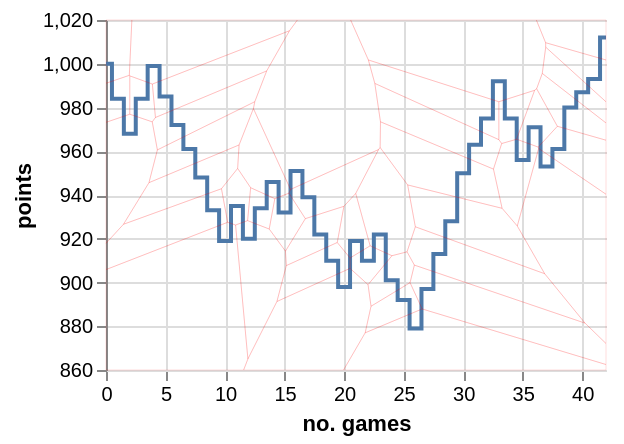

Describe this chart as a Vega-Lite specification.
### Vega specification from a JSON file in a GitHub repository (floating-point values rounded to 4 significant figures)
{"$schema": "https://vega.github.io/schema/vega/v3.json", "axes": [{"grid": true, "orient": "bottom", "scale": "xscale", "title": "no. games"}, {"grid": true, "orient": "left", "scale": "yscale", "title": "points"}], "signals": [{"name": "hover", "value": null, "on": [{"events": "@points_voronoi:mouseover", "update": "datum"}, {"events": "@points_voronoi:mouseout", "update": "null"}]}], "data": [{"name": "table", "values": [{"ELO": 1000, "c": 1, "match": 0}, {"ELO": 984, "c": 1, "match": 1}, {"ELO": 968, "c": 1, "match": 2}, {"ELO": 984, "c": 1, "match": 3}, {"ELO": 999, "c": 1, "match": 4}, {"ELO": 985, "c": 1, "match": 5}, {"ELO": 972, "c": 1, "match": 6}, {"ELO": 961, "c": 1, "match": 7}, {"ELO": 948, "c": 1, "match": 8}, {"ELO": 933, "c": 1, "match": 9}, {"ELO": 919, "c": 1, "match": 10}, {"ELO": 935, "c": 1, "match": 11}, {"ELO": 920, "c": 1, "match": 12}, {"ELO": 934, "c": 1, "match": 13}, {"ELO": 946, "c": 1, "match": 14}, {"ELO": 932, "c": 1, "match": 15}, {"ELO": 951, "c": 1, "match": 16}, {"ELO": 939, "c": 1, "match": 17}, {"ELO": 922, "c": 1, "match": 18}, {"ELO": 910, "c": 1, "match": 19}, {"ELO": 898, "c": 1, "match": 20}, {"ELO": 919, "c": 1, "match": 21}, {"ELO": 910, "c": 1, "match": 22}, {"ELO": 922, "c": 1, "match": 23}, {"ELO": 901, "c": 1, "match": 24}, {"ELO": 892, "c": 1, "match": 25}, {"ELO": 879, "c": 1, "match": 26}, {"ELO": 897, "c": 1, "match": 27}, {"ELO": 913, "c": 1, "match": 28}, {"ELO": 928, "c": 1, "match": 29}, {"ELO": 950, "c": 1, "match": 30}, {"ELO": 963, "c": 1, "match": 31}, {"ELO": 975, "c": 1, "match": 32}, {"ELO": 992, "c": 1, "match": 33}, {"ELO": 975, "c": 1, "match": 34}, {"ELO": 956, "c": 1, "match": 35}, {"ELO": 971, "c": 1, "match": 36}, {"ELO": 953, "c": 1, "match": 37}, {"ELO": 961, "c": 1, "match": 38}, {"ELO": 980, "c": 1, "match": 39}, {"ELO": 987, "c": 1, "match": 40}, {"ELO": 993, "c": 1, "match": 41}, {"ELO": 1012, "c": 1, "match": 42}]}, {"name": "highlightedPoint", "source": "table", "transform": [{"type": "filter", "expr": "hover && hover.datum.match === datum.match && hover.datum.ELO === datum.ELO"}]}], "height": 175, "marks": [{"from": {"facet": {"data": "table", "groupby": "c", "name": "series"}}, "marks": [{"encode": {"update": {"stroke": {"field": "c", "scale": "color"}, "strokeWidth": {"value": 2}, "x": {"field": "match", "scale": "xscale"}, "y": {"field": "ELO", "scale": "yscale"}, "fillOpacity": {"value": 1}, "interpolate": {"value": "step"}}}, "from": {"data": "series"}, "type": "line"}, {"name": "points_on_line", "from": {"data": "series"}, "type": "symbol", "encode": {"update": {"fill": {"value": "transparent"}, "size": {"value": 10}, "stroke": {"value": "transparent"}, "strokeWidth": {"value": 0.5}, "x": {"field": "match", "scale": "xscale"}, "y": {"field": "ELO", "scale": "yscale"}}}}, {"name": "points_voronoi", "type": "path", "from": {"data": "points_on_line"}, "encode": {"update": {"fill": {"value": "transparent"}, "strokeWidth": {"value": 0.35}, "stroke": {"value": "red"}, "strokeOpacity": {"value": 0.2}, "isVoronoi": {"value": true}, "tooltip": {"signal": "datum"}}}, "transform": [{"type": "voronoi", "x": "datum.x", "y": "datum.y", "size": [{"signal": "width"}, {"signal": "height"}]}]}, {"from": {"data": "highlightedPoint"}, "type": "symbol", "interactive": false, "encode": {"update": {"x": {"scale": "xscale", "field": "match"}, "y": {"scale": "yscale", "field": "ELO"}, "stroke": {"value": "green"}, "strokeWidth": {"value": 4}, "fill": {"value": "white"}, "size": {"value": 150}, "strokeOpacity": {"value": 0.3}}}}], "type": "group"}], "padding": 5, "scales": [{"domain": {"data": "table", "field": "match"}, "name": "xscale", "range": "width", "type": "linear"}, {"domain": {"data": "table", "field": "ELO"}, "name": "yscale", "nice": true, "range": "height", "type": "linear", "zero": false}, {"domain": {"data": "table", "field": "c"}, "name": "color", "range": "category", "type": "ordinal"}], "width": 250}
